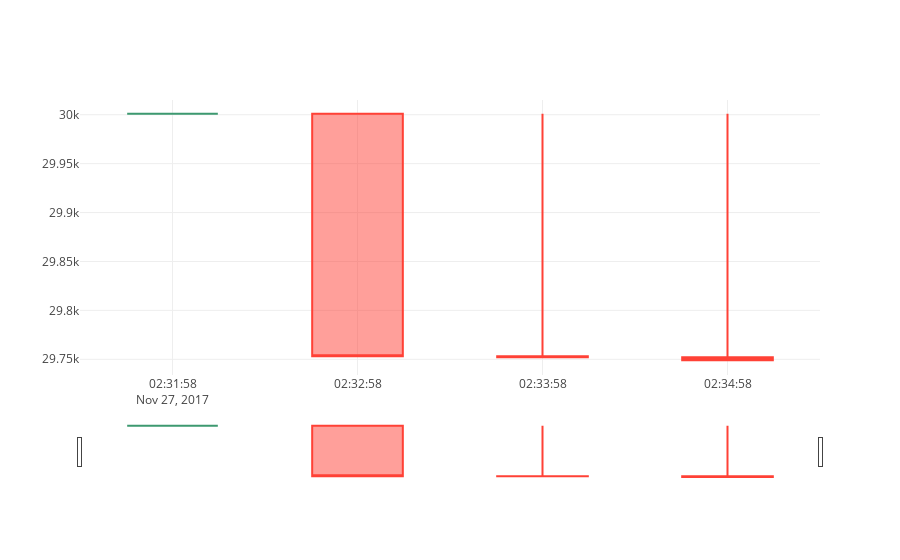

The notebook cell this image was saved under:
### Code cell
trade_list = x.get_live_trade_data()
x.update_candle_data(trade_list)
x.get_candle_plot()

### Figure 1 — Plotly figure (JSON) as saved in the notebook; plotly's stock layout.template omitted (floating-point values rounded to 4 significant figures)
{"data": [{"close": [30001, 29753, 29752, 29749], "high": [30001, 30001, 30001, 30001], "low": [30001, 29753, 29751, 29748], "open": [30001, 30001, 29753, 29752], "type": "candlestick", "x": ["2017-11-27 02:31:57.591029", "2017-11-27 02:32:57.591029", "2017-11-27 02:33:57.591029", "2017-11-27 02:34:57.591029"]}], "layout": {}}
